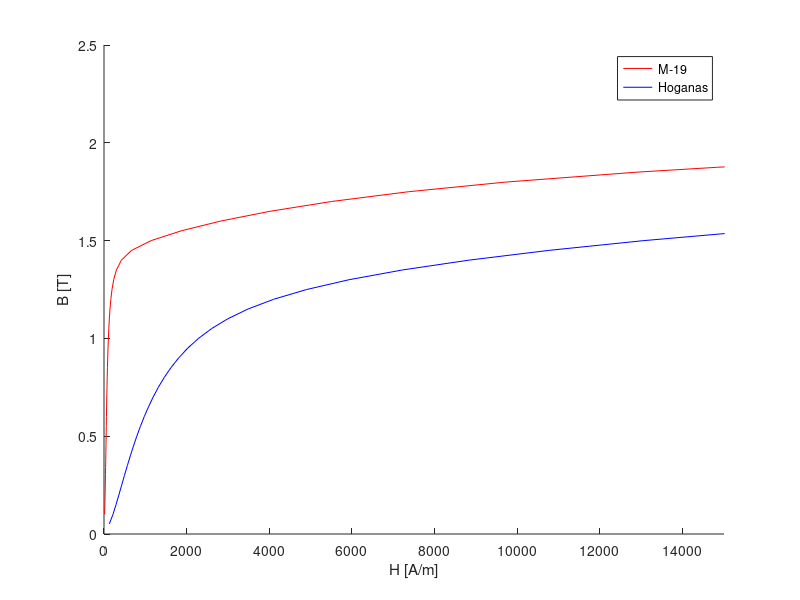

MATLAB code to generate this figure:
clc;close all;clear;
load('BHcurves_students.mat');


A=zeros(1,2);

figure;hold all;
A(1,1) = plot(H_M19,B_M19, 'r');

A(1,2) = plot(H_Hoganas,B_Hoganas, 'b');

legend(A, {'M-19', 'Hoganas'});
xlabel('H [A/m]')
ylabel('B [T]')
xlim([0 1.5*10^4]);
